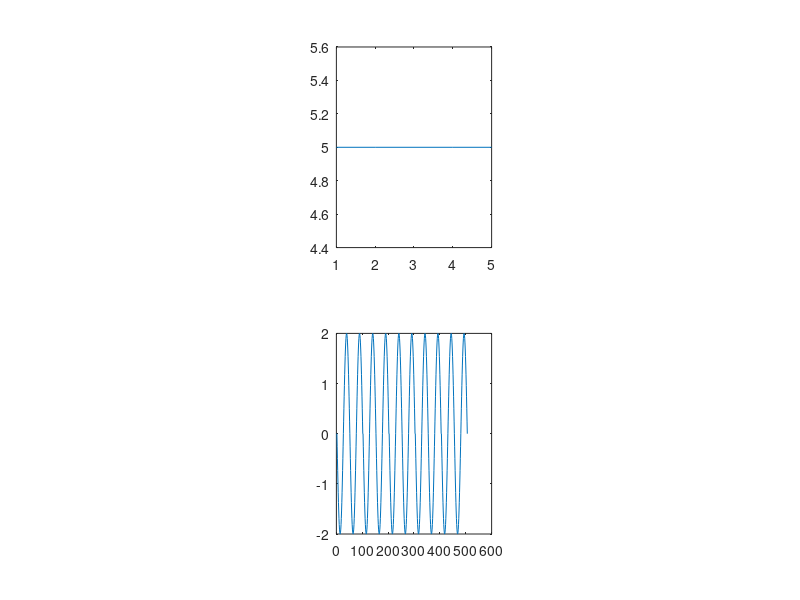

Recreate this plot in MATLAB.
clc
clear all
n=input('Enter length of sequence')
for i=1:n
    p(i)=input('Enter Sequence');
end
t=1:0.01:2;
freq_hz=2;
freq_rps=2*pi*freq_hz;
amp=2;
x1=amp*sin(freq_rps*t);
x2=amp*sin(freq_rps*t+pi);
x=0;



for i=1:n
    if(p(i)==0)
         b=x1;
    else
         b=x2;
    end
    x=cat(2,x,b);
   
end

subplot(2,3,2)
plot(p)
subplot(2,3,5)
plot(x)
